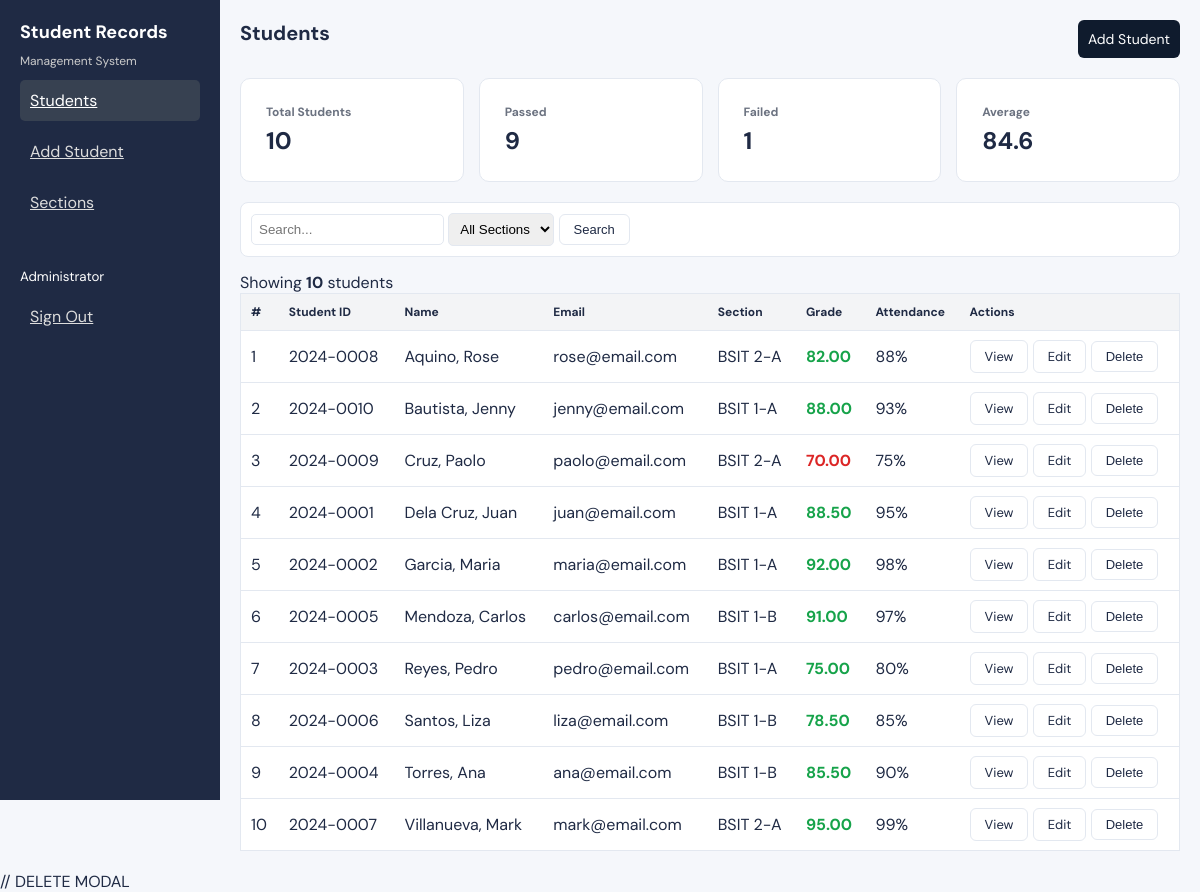
/index.php (signed in), run on the app's committed database.
### tables this page shows
CREATE TABLE IF NOT EXISTS students (
    id INT AUTO_INCREMENT PRIMARY KEY,
    student_id VARCHAR(20) NOT NULL UNIQUE,
    first_name VARCHAR(50) NOT NULL,
    last_name VARCHAR(50) NOT NULL,
    email VARCHAR(100),
    section_id INT,
    grade DECIMAL(5,2) DEFAULT 0.00,
    attendance INT DEFAULT 0,
    created_at TIMESTAMP DEFAULT CURRENT_TIMESTAMP,
    FOREIGN KEY (section_id) REFERENCES sections(id) ON DELETE SET NULL
);

CREATE TABLE IF NOT EXISTS sections (
    id INT AUTO_INCREMENT PRIMARY KEY,
    section_name VARCHAR(50) NOT NULL,
    teacher_id INT,
    created_at TIMESTAMP DEFAULT CURRENT_TIMESTAMP,
    FOREIGN KEY (teacher_id) REFERENCES users(id) ON DELETE SET NULL
);

### index.php (the view, shortened to what this page needs)
<?php
include 'db.php';
$sql = "SELECT students.*, sections.section_name
        FROM students
        LEFT JOIN sections ON students.section_id = sections.id
        WHERE 1=1";
$sql .= " ORDER BY students.last_name ASC";
$result     = mysqli_query($conn, $sql);
$total      = mysqli_num_rows($result);
$total_all  = mysqli_fetch_row(mysqli_query($conn, "SELECT COUNT(*) FROM students"))[0];
$total_pass = mysqli_fetch_row(mysqli_query($conn, "SELECT COUNT(*) FROM students WHERE grade >= 75"))[0];
$total_fail = mysqli_fetch_row(mysqli_query($conn, "SELECT COUNT(*) FROM students WHERE grade < 75"))[0];
$avg_grade  = mysqli_fetch_row(mysqli_query($conn, "SELECT ROUND(AVG(grade),1) FROM students"))[0];
?>
<!DOCTYPE html>
<html lang="en">
<head>
<link rel="stylesheet" href="styles.css">
</head>
<body>
<aside class="sidebar">
    <h1>Student Records</h1>
    <span>Management System</span>
    <a href="index.php" class="active">Students</a>
    <a href="add.php">Add Student</a>
    <a href="sections.php">Sections</a>
    <br><br>
    <small><?= $_SESSION['full_name'] ?></small><br>
    <a href="logout.php">Sign Out</a>
</aside>
<div class="main">
<div class="topbar">
    <h2>Students</h2>
    <a href="add.php" class="btn btn-primary">Add Student</a>
</div>
    <div class="body">
<div class="stats">
    <div class="card">
        <h4>Total Students</h4>
        <h2><?= $total_all ?></h2>
    </div>
    <div class="card">
        <h4>Passed</h4>
        <h2><?= $total_pass ?></h2>
    </div>
    <div class="card">
        <h4>Failed</h4>
        <h2><?= $total_fail ?></h2>
    </div>
    <div class="card">
        <h4>Average</h4>
        <h2><?= $avg_grade ?></h2>
    </div>
</div>
   <div class="fbar">
<form method="GET">
    <input type="text" name="search" placeholder="Search..." value="<?= $_GET['search'] ?? '' ?>">
    <select name="section">
        <option value="">All Sections</option>
    </select>
    <button class="btn">Search</button>
</form>
</div>
        <div class="tcard fu" style="animation-delay:.22s">
            <div class="tmeta">
                <span class="tmeta-lbl">
                    Showing <strong><?= $total ?></strong> student<?= $total != 1 ? 's' : '' ?>
                </span>
            </div>
            <table id="studentsTable">
                <thead>
                    <tr>
                        <th>#</th>
                        <th>Student ID</th>
                        <th>Name</th>
                        <th>Email</th>
                        <th>Section</th>
                        <th>Grade</th>
                        <th>Attendance</th>
                        <th>Actions</th>
                    </tr>
                </thead>
                <tbody>
                <?php if ($total == 0): ?>
                    <tr><td colspan="8" class="no-rec">No students found. <a href="index.php" style="color:var(--accent)">Clear filters</a></td></tr>
                <?php else:
                    $c = 1;
                    while ($row = mysqli_fetch_assoc($result)):
                        $att = $row['attendance'];
                ?>
                <tr class="srow" data-id="<?= $row['id'] ?>" style="animation-delay:<?= $c * 0.04 ?>s">
                    <td><?= $c++ ?></td>
                    <td><span class="sid"><?= htmlspecialchars($row['student_id']) ?></span></td>
                    <td><span class="sname"><?= htmlspecialchars($row['last_name'].', '.$row['first_name']) ?></span></td>
                    <td><?= htmlspecialchars($row['email'] ?: '—') ?></td>
                    <td><?= htmlspecialchars($row['section_name'] ?? 'N/A') ?></td>
                    <td>
                        <span class="grade-badge <?= $row['grade'] >= 75 ? 'pass' : 'fail' ?>">
                            <?= number_format($row['grade'], 2) ?>
                        </span>
                    </td>
                    <td>
                        <div class="att-wrap">
                            <span class="att-txt"><?= $att ?>%</span>
                        </div>
                    </td>
                    <td>
                        <div class="ags">
                            <a href="view.php?id=<?= $row['id'] ?>"   class="btn btn-sm btn-view">View</a>
                            <a href="edit.php?id=<?= $row['id'] ?>"   class="btn btn-sm btn-edit">Edit</a>
                            <button class="btn btn-sm btn-del delete-btn"
                                data-id="<?= $row['id'] ?>"
                                data-name="<?= htmlspecialchars($row['first_name'].' '.$row['last_name']) ?>">
                                Delete
                            </button>
                        </div>
                    </td>
                </tr>
                <?php endwhile; endif; ?>
                </tbody>
            </table>
        </div>
    </div>
</div>
// DELETE MODAL
</body>
</html>

### styles.css (style rules this page uses)
:root { --primary: #1f2937; --secondary: #6b7280; --accent: #2563eb; --bg: #f9fafb; --white: #ffffff; --border: #e5e7eb; --success: #16a34a; --danger: #dc2626; }
* { margin: 0; padding: 0; box-sizing: border-box; }
body { font-family: Arial, sans-serif; background: var(--bg); color: var(--primary); }
.sidebar { width: 220px; height: 100vh; background: var(--primary); color: white; position: fixed; padding: 20px; }
.sidebar h1 { font-size: 18px; margin-bottom: 5px; }
.sidebar span { font-size: 12px; color: #ccc; }
.sidebar a { display: block; padding: 10px; margin-top: 10px; border-radius: 5px; color: #ddd; }
.sidebar a:hover, .sidebar a.active { background: #374151; color: white; }
.main { margin-left: 220px; padding: 20px; }
.topbar { display: flex; justify-content: space-between; margin-bottom: 20px; }
.topbar h2 { font-size: 20px; }
.btn { padding: 7px 12px; border-radius: 5px; border: 1px solid var(--border); background: white; cursor: pointer; font-size: 13px; }
.btn-primary { background: var(--accent); color: white; border: none; }
.stats { display: grid; grid-template-columns: repeat(4, 1fr); gap: 15px; margin-bottom: 20px; }
.card { background: white; padding: 15px; border: 1px solid var(--border); border-radius: 8px; }
.card h4 { font-size: 12px; color: var(--secondary); }
.card h2 { margin-top: 5px; }
.fbar { background: white; padding: 10px; border: 1px solid var(--border); border-radius: 8px; margin-bottom: 15px; }
.fbar input, .fbar select { padding: 7px; border: 1px solid var(--border); border-radius: 5px; }
table { width: 100%; border-collapse: collapse; background: white; border: 1px solid var(--border); }
th { background: #f3f4f6; font-size: 12px; text-align: left; padding: 10px; }
td { padding: 10px; border-top: 1px solid var(--border); }
.pass { color: var(--success); font-weight: bold; }
.fail { color: var(--danger); font-weight: bold; }
:root { --primary:#1f2a44; --accent:#3a7bd5; --bg:#f5f7fb; --white:#ffffff; --border:#e3e8f0; --text:#1f2a44; --muted:#6b7a90; --pass:#1a9e6a; --fail:#d94040; }
* { box-sizing:border-box;margin:0;padding:0 }
body { font-family:'DM Sans',sans-serif; background:var(--bg); color:var(--text); }
.btn { padding:7px 14px; border-radius:6px; font-size:13px; border:1px solid var(--border); background:#fff; cursor:pointer; text-decoration:none; color:var(--text); }
.btn-primary { background:var(--primary); color:#fff; border:none; }
.card { background:var(--white); border:1px solid var(--border); border-radius:10px; padding:25px; }
.btn-primary { background:#0f1b2d; color:#fff; border:none; padding:10px; border-radius:6px; font-size:14px; cursor:pointer; transition:0.2s; }

### data on the page
students: student "2024-0008", last_name+first_name "Aquino, Rose", email "rose@email.com", section.section_name "BSIT 2-A", grade "82.00", attendance "88"
students: student "2024-0010", last_name+first_name "Bautista, Jenny", email "jenny@email.com", section.section_name "BSIT 1-A", grade "88.00", attendance "93"
students: student "2024-0009", last_name+first_name "Cruz, Paolo", email "paolo@email.com", section.section_name "BSIT 2-A", grade "70.00", attendance "75"
students: student "2024-0001", last_name+first_name "Dela Cruz, Juan", email "juan@email.com", section.section_name "BSIT 1-A", grade "88.50", attendance "95"
students: student "2024-0002", last_name+first_name "Garcia, Maria", email "maria@email.com", section.section_name "BSIT 1-A", grade "92.00", attendance "98"
students: student "2024-0005", last_name+first_name "Mendoza, Carlos", email "carlos@email.com", section.section_name "BSIT 1-B", grade "91.00", attendance "97"
students: student "2024-0003", last_name+first_name "Reyes, Pedro", email "pedro@email.com", section.section_name "BSIT 1-A", grade "75.00", attendance "80"
students: student "2024-0006", last_name+first_name "Santos, Liza", email "liza@email.com", section.section_name "BSIT 1-B", grade "78.50", attendance "85"
students: student "2024-0004", last_name+first_name "Torres, Ana", email "ana@email.com", section.section_name "BSIT 1-B", grade "85.50", attendance "90"
students: student "2024-0007", last_name+first_name "Villanueva, Mark", email "mark@email.com", section.section_name "BSIT 2-A", grade "95.00", attendance "99"

### other printed values
$_SESSION['full_name'] "Administrator"
$total_all "10"
$total_pass "9"
$total_fail "1"
$avg_grade "84.6"
$total "10"
